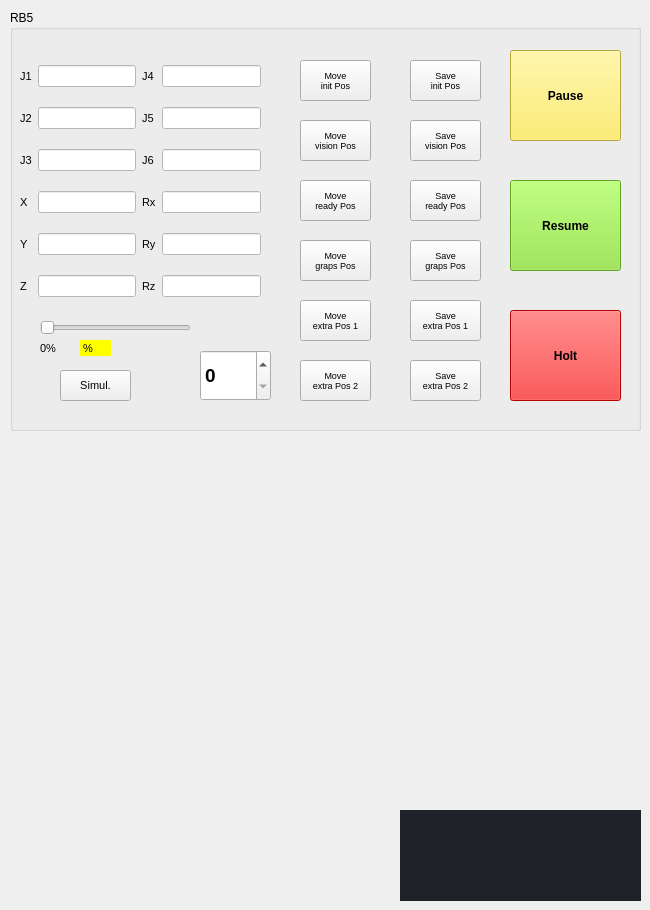
    <widget class="QWidget" name="tab_3">
     <attribute name="title">
      <string>RB5</string>
     </attribute>
     <widget class="QGroupBox" name="GR_RB5">
      <property name="geometry">
       <rect>
        <x>10</x>
        <y>10</y>
        <width>631</width>
        <height>421</height>
       </rect>
      </property>
      <property name="font">
       <font>
        <family>Arial</family>
       </font>
      </property>
      <property name="styleSheet">
       <string notr="true">;</string>
      </property>
      <property name="title">
       <string>RB5</string>
      </property>
      <widget class="QPushButton" name="BTN_RB5_MOVE_VISION">
       <property name="geometry">
        <rect>
         <x>290</x>
         <y>110</y>
         <width>71</width>
         <height>41</height>
        </rect>
       </property>
       <property name="font">
        <font>
         <family>Arial</family>
         <pointsize>7</pointsize>
        </font>
       </property>
       <property name="text">
        <string>Move 
vision Pos</string>
       </property>
      </widget>
      <widget class="QPushButton" name="BTN_RB5_MOVE_GRIPPER_READY">
       <property name="geometry">
        <rect>
         <x>290</x>
         <y>170</y>
         <width>71</width>
         <height>41</height>
        </rect>
       </property>
       <property name="font">
        <font>
         <family>Arial</family>
         <pointsize>7</pointsize>
        </font>
       </property>
       <property name="text">
        <string>Move 
ready Pos</string>
       </property>
      </widget>
      <widget class="QPushButton" name="BTN_RB5_MOVE_GRIPPER_GRAPS">
       <property name="geometry">
        <rect>
         <x>290</x>
         <y>230</y>
         <width>71</width>
         <height>41</height>
        </rect>
       </property>
       <property name="font">
        <font>
         <family>Arial</family>
         <pointsize>7</pointsize>
        </font>
       </property>
       <property name="text">
        <string>Move 
graps Pos</string>
       </property>
      </widget>
      <widget class="QPushButton" name="BTN_RB5_MOVE_INIT">
       <property name="geometry">
        <rect>
         <x>290</x>
         <y>50</y>
         <width>71</width>
         <height>41</height>
        </rect>
       </property>
       <property name="font">
        <font>
         <family>Arial</family>
         <pointsize>7</pointsize>
        </font>
       </property>
       <property name="text">
        <string>Move 
init Pos</string>
       </property>
      </widget>
      <widget class="QPushButton" name="BTN_RB5_SAVE_GRIPPER_GRAPS">
       <property name="geometry">
        <rect>
         <x>400</x>
         <y>230</y>
         <width>71</width>
         <height>41</height>
        </rect>
       </property>
       <property name="font">
        <font>
         <family>Arial</family>
         <pointsize>7</pointsize>
        </font>
       </property>
       <property name="text">
        <string>Save 
graps Pos</string>
       </property>
      </widget>
      <widget class="QPushButton" name="BTN_RB5_SAVE_GRIPPER_READY">
       <property name="geometry">
        <rect>
         <x>400</x>
         <y>170</y>
         <width>71</width>
         <height>41</height>
        </rect>
       </property>
       <property name="font">
        <font>
         <family>Arial</family>
         <pointsize>7</pointsize>
        </font>
       </property>
       <property name="text">
        <string>Save 
ready Pos</string>
       </property>
      </widget>
      <widget class="QPushButton" name="BTN_RB5_SAVE_INIT">
       <property name="geometry">
        <rect>
         <x>400</x>
         <y>50</y>
         <width>71</width>
         <height>41</height>
        </rect>
       </property>
       <property name="font">
        <font>
         <family>Arial</family>
         <pointsize>7</pointsize>
        </font>
       </property>
       <property name="text">
        <string>Save 
init Pos</string>
       </property>
      </widget>
      <widget class="QPushButton" name="BTN_RB5_SAVE_VISION">
       <property name="geometry">
        <rect>
         <x>400</x>
         <y>110</y>
         <width>71</width>
         <height>41</height>
        </rect>
       </property>
       <property name="font">
        <font>
         <family>Arial</family>
         <pointsize>7</pointsize>
        </font>
       </property>
       <property name="text">
        <string>Save 
vision Pos</string>
       </property>
      </widget>
      <widget class="QPushButton" name="BTN_RB5_MODE">
       <property name="geometry">
        <rect>
         <x>50</x>
         <y>360</y>
         <width>71</width>
         <height>31</height>
        </rect>
       </property>
       <property name="font">
        <font>
         <family>Arial</family>
         <pointsize>8</pointsize>
        </font>
       </property>
       <property name="text">
        <string>Simul.</string>
       </property>
      </widget>
      <widget class="QSlider" name="SLIDER_RB5_SPEED">
       <property name="geometry">
        <rect>
         <x>30</x>
         <y>310</y>
         <width>151</width>
         <height>16</height>
        </rect>
       </property>
       <property name="maximum">
        <number>100</number>
       </property>
       <property name="orientation">
        <enum>Qt::Horizontal</enum>
       </property>
      </widget>
      <widget class="QLabel" name="label_7">
       <property name="geometry">
        <rect>
         <x>30</x>
         <y>330</y>
         <width>31</width>
         <height>16</height>
        </rect>
       </property>
       <property name="font">
        <font>
         <family>Arial</family>
         <pointsize>8</pointsize>
        </font>
       </property>
       <property name="text">
        <string>0%</string>
       </property>
      </widget>
      <widget class="QPushButton" name="BTN_RB5_MOVE_EXTRA_1">
       <property name="geometry">
        <rect>
         <x>290</x>
         <y>290</y>
         <width>71</width>
         <height>41</height>
        </rect>
       </property>
       <property name="font">
        <font>
         <family>Arial</family>
         <pointsize>7</pointsize>
        </font>
       </property>
       <property name="text">
        <string>Move 
extra Pos 1</string>
       </property>
      </widget>
      <widget class="QPushButton" name="BTN_RB5_SAVE_EXTRA_1">
       <property name="geometry">
        <rect>
         <x>400</x>
         <y>290</y>
         <width>71</width>
         <height>41</height>
        </rect>
       </property>
       <property name="font">
        <font>
         <family>Arial</family>
         <pointsize>7</pointsize>
        </font>
       </property>
       <property name="text">
        <string>Save 
extra Pos 1</string>
       </property>
      </widget>
      <widget class="QPushButton" name="BTN_RB5_MOVE_EXTRA_2">
       <property name="geometry">
        <rect>
         <x>290</x>
         <y>350</y>
         <width>71</width>
         <height>41</height>
        </rect>
       </property>
       <property name="font">
        <font>
         <family>Arial</family>
         <pointsize>7</pointsize>
        </font>
       </property>
       <property name="text">
        <string>Move 
extra Pos 2</string>
       </property>
      </widget>
      <widget class="QPushButton" name="BTN_RB5_SAVE_EXTRA_2">
       <property name="geometry">
        <rect>
         <x>400</x>
         <y>350</y>
         <width>71</width>
         <height>41</height>
        </rect>
       </property>
       <property name="font">
        <font>
         <family>Arial</family>
         <pointsize>7</pointsize>
        </font>
       </property>
       <property name="text">
        <string>Save 
extra Pos 2</string>
       </property>
      </widget>
      <widget class="QPushButton" name="BTN_RB5_PASUE">
       <property name="geometry">
        <rect>
         <x>500</x>
         <y>40</y>
         <width>111</width>
         <height>91</height>
        </rect>
       </property>
       <property name="font">
        <font>
         <family>Arial</family>
         <pointsize>9</pointsize>
         <weight>75</weight>
         <bold>true</bold>
        </font>
       </property>
       <property name="styleSheet">
        <string notr="true">background-color: rgb(252, 233, 79);</string>
       </property>
       <property name="text">
        <string>Pause</string>
       </property>
      </widget>
      <widget class="QPushButton" name="BTN_RB5_RESUME">
       <property name="geometry">
        <rect>
         <x>500</x>
         <y>170</y>
         <width>111</width>
         <height>91</height>
        </rect>
       </property>
       <property name="font">
        <font>
         <family>Arial</family>
         <pointsize>9</pointsize>
         <weight>75</weight>
         <bold>true</bold>
        </font>
       </property>
       <property name="styleSheet">
        <string notr="true">background-color: rgb(138, 226, 52);</string>
       </property>
       <property name="text">
        <string>Resume</string>
       </property>
      </widget>
      <widget class="QPushButton" name="BTN_RB5_HOLT">
       <property name="geometry">
        <rect>
         <x>500</x>
         <y>300</y>
         <width>111</width>
         <height>91</height>
        </rect>
       </property>
       <property name="font">
        <font>
         <family>Arial</family>
         <pointsize>9</pointsize>
         <weight>75</weight>
         <bold>true</bold>
        </font>
       </property>
       <property name="styleSheet">
        <string notr="true">background-color:red</string>
       </property>
       <property name="text">
        <string>Holt</string>
       </property>
      </widget>
      <widget class="QSpinBox" name="SB_RB5_SPEED">
       <property name="geometry">
        <rect>
         <x>190</x>
         <y>340</y>
         <width>71</width>
         <height>51</height>
        </rect>
       </property>
       <property name="font">
        <font>
         <family>Arial</family>
         <pointsize>14</pointsize>
         <weight>75</weight>
         <bold>true</bold>
        </font>
       </property>
       <property name="maximum">
        <number>100</number>
       </property>
      </widget>
      <widget class="QLabel" name="label_41">
       <property name="geometry">
        <rect>
         <x>70</x>
         <y>330</y>
         <width>31</width>
         <height>16</height>
        </rect>
       </property>
       <property name="font">
        <font>
         <family>Arial</family>
         <pointsize>8</pointsize>
        </font>
       </property>
       <property name="styleSheet">
        <string notr="true">background-color:rgb(255,255,0)</string>
       </property>
       <property name="text">
        <string> %</string>
       </property>
      </widget>
      <widget class="QWidget" name="layoutWidget">
       <property name="geometry">
        <rect>
         <x>10</x>
         <y>41</y>
         <width>241</width>
         <height>261</height>
        </rect>
       </property>
       <layout class="QGridLayout" name="gridLayout">
        <item row="0" column="0">
         <widget class="QLabel" name="label_8">
          <property name="font">
           <font>
            <family>Arial</family>
            <pointsize>8</pointsize>
           </font>
          </property>
          <property name="text">
           <string>J1</string>
          </property>
         </widget>
        </item>
        <item row="0" column="1">
         <widget class="QLineEdit" name="LE_JOINT_1">
          <property name="styleSheet">
           <string notr="true">background-color:white</string>
          </property>
          <property name="readOnly">
           <bool>true</bool>
          </property>
         </widget>
        </item>
        <item row="0" column="2">
         <widget class="QLabel" name="label_11">
          <property name="font">
           <font>
            <family>Arial</family>
            <pointsize>8</pointsize>
           </font>
          </property>
          <property name="text">
           <string>J4</string>
          </property>
         </widget>
        </item>
        <item row="0" column="3">
         <widget class="QLineEdit" name="LE_JOINT_4">
          <property name="styleSheet">
           <string notr="true">background-color:white</string>
          </property>
          <property name="readOnly">
           <bool>true</bool>
          </property>
         </widget>
        </item>
        <item row="1" column="0">
         <widget class="QLabel" name="label_9">
          <property name="font">
           <font>
            <family>Arial</family>
            <pointsize>8</pointsize>
           </font>
          </property>
          <property name="text">
           <string>J2</string>
          </property>
         </widget>
        </item>
        <item row="1" column="1">
         <widget class="QLineEdit" name="LE_JOINT_2">
          <property name="styleSheet">
           <string notr="true">background-color:white</string>
          </property>
          <property name="readOnly">
           <bool>true</bool>
          </property>
         </widget>
        </item>
        <item row="1" column="2">
         <widget class="QLabel" name="label_12">
          <property name="font">
           <font>
            <family>Arial</family>
            <pointsize>8</pointsize>
           </font>
          </property>
          <property name="text">
           <string>J5</string>
          </property>
         </widget>
        </item>
        <item row="1" column="3">
         <widget class="QLineEdit" name="LE_JOINT_5">
          <property name="styleSheet">
           <string notr="true">background-color:white</string>
          </property>
          <property name="readOnly">
           <bool>true</bool>
          </property>
         </widget>
        </item>
        <item row="2" column="0">
         <widget class="QLabel" name="label_10">
          <property name="font">
           <font>
            <family>Arial</family>
            <pointsize>8</pointsize>
           </font>
          </property>
          <property name="text">
           <string>J3</string>
          </property>
         </widget>
        </item>
        <item row="2" column="1">
         <widget class="QLineEdit" name="LE_JOINT_3">
          <property name="styleSheet">
           <string notr="true">background-color:white</string>
          </property>
          <property name="readOnly">
           <bool>true</bool>
          </property>
         </widget>
        </item>
        <item row="2" column="2">
         <widget class="QLabel" name="label_13">
          <property name="font">
           <font>
            <family>Arial</family>
            <pointsize>8</pointsize>
           </font>
          </property>
          <property name="text">
           <string>J6</string>
          </property>
         </widget>
        </item>
        <item row="2" column="3">
         <widget class="QLineEdit" name="LE_JOINT_6">
          <property name="styleSheet">
           <string notr="true">background-color:white</string>
          </property>
          <property name="readOnly">
           <bool>true</bool>
          </property>
         </widget>
        </item>
        <item row="3" column="0">
         <widget class="QLabel" name="label_15">
          <property name="font">
           <font>
            <family>Arial</family>
            <pointsize>8</pointsize>
           </font>
          </property>
          <property name="text">
           <string>X</string>
          </property>
         </widget>
        </item>
        <item row="3" column="1">
         <widget class="QLineEdit" name="LE_RB5_X">
          <property name="styleSheet">
           <string notr="true">background-color:white</string>
          </property>
          <property name="readOnly">
           <bool>true</bool>
          </property>
         </widget>
        </item>
        <item row="3" column="2">
         <widget class="QLabel" name="label_16">
          <property name="font">
           <font>
            <family>Arial</family>
            <pointsize>8</pointsize>
           </font>
          </property>
          <property name="text">
           <string>Rx</string>
          </property>
         </widget>
        </item>
        <item row="3" column="3">
         <widget class="QLineEdit" name="LE_RB5_RX">
          <property name="styleSheet">
           <string notr="true">background-color:white</string>
          </property>
          <property name="readOnly">
           <bool>true</bool>
          </property>
         </widget>
        </item>
        <item row="4" column="0">
         <widget class="QLabel" name="label_17">
          <property name="font">
           <font>
            <family>Arial</family>
            <pointsize>8</pointsize>
           </font>
          </property>
          <property name="text">
           <string>Y</string>
          </property>
         </widget>
        </item>
        <item row="4" column="1">
         <widget class="QLineEdit" name="LE_RB5_Y">
          <property name="styleSheet">
           <string notr="true">background-color:white</string>
          </property>
          <property name="readOnly">
           <bool>true</bool>
          </property>
         </widget>
        </item>
        <item row="4" column="2">
         <widget class="QLabel" name="label_18">
          <property name="font">
           <font>
            <family>Arial</family>
            <pointsize>8</pointsize>
           </font>
          </property>
          <property name="text">
           <string>Ry</string>
          </property>
         </widget>
        </item>
        <item row="4" column="3">
         <widget class="QLineEdit" name="LE_RB5_RY">
          <property name="styleSheet">
           <string notr="true">background-color:white</string>
          </property>
          <property name="readOnly">
           <bool>true</bool>
          </property>
         </widget>
        </item>
        <item row="5" column="0">
         <widget class="QLabel" name="label_19">
          <property name="font">
           <font>
            <family>Arial</family>
            <pointsize>8</pointsize>
           </font>
          </property>
          <property name="text">
           <string>Z</string>
          </property>
         </widget>
        </item>
        <item row="5" column="1">
         <widget class="QLineEdit" name="LE_RB5_Z">
          <property name="styleSheet">
           <string notr="true">background-color:white</string>
          </property>
          <property name="readOnly">
           <bool>true</bool>
          </property>
         </widget>
        </item>
        <item row="5" column="2">
         <widget class="QLabel" name="label_14">
          <property name="font">
           <font>
            <family>Arial</family>
            <pointsize>8</pointsize>
           </font>
          </property>
          <property name="text">
           <string>Rz</string>
          </property>
         </widget>
        </item>
        <item row="5" column="3">
         <widget class="QLineEdit" name="LE_RB5_RZ">
          <property name="styleSheet">
           <string notr="true">background-color:white</string>
          </property>
          <property name="readOnly">
           <bool>true</bool>
          </property>
         </widget>
        </item>
       </layout>
      </widget>
     </widget>
     <widget class="QLabel" name="LB_RAINBOW_LOGO_4">
      <property name="geometry">
       <rect>
        <x>400</x>
        <y>810</y>
        <width>241</width>
        <height>91</height>
       </rect>
      </property>
      <property name="sizePolicy">
       <sizepolicy hsizetype="Expanding" vsizetype="Expanding">
        <horstretch>0</horstretch>
        <verstretch>0</verstretch>
       </sizepolicy>
      </property>
      <property name="font">
       <font>
        <family>Arial</family>
        <pointsize>8</pointsize>
       </font>
      </property>
      <property name="styleSheet">
       <string notr="true">background-color:rgb(31,34,41)</string>
      </property>
      <property name="text">
       <string/>
      </property>
      <property name="pixmap">
       <pixmap resource="resource.qrc">:/icon/icon/background2.jpg</pixmap>
      </property>
      <property name="scaledContents">
       <bool>false</bool>
      </property>
      <property name="alignment">
       <set>Qt::AlignCenter</set>
      </property>
     </widget>
    </widget>
